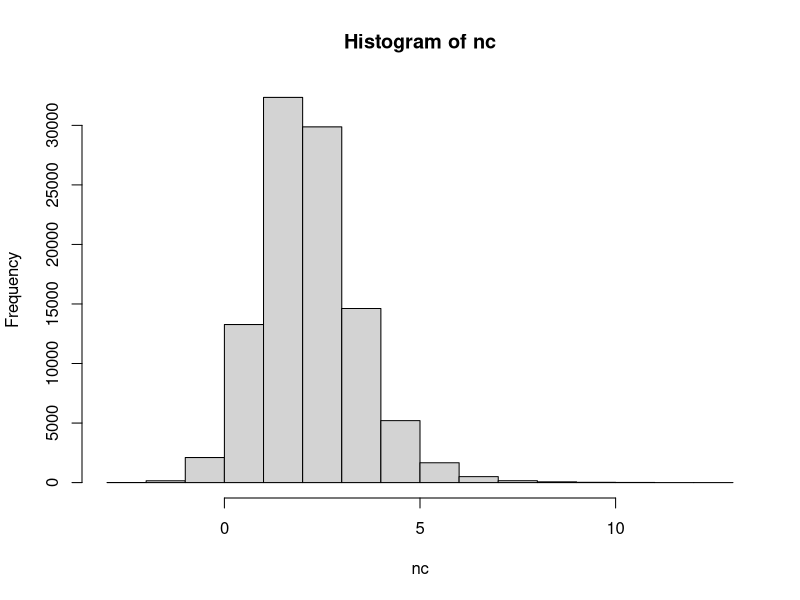

R code for this plot:

seed <- 32
n <- 1e5
mu <- 2
nu <- 10

set.seed(seed)

z <- rnorm(n, mu)
V <- rchisq(n, nu)

nc <- z/sqrt(V/nu)

hist(nc)
